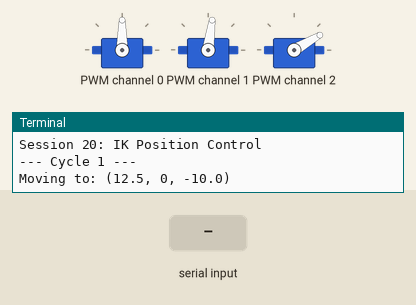
A program run on a simulated Raspberry Pi (BCM pin numbers). On the bench: 3 × servo, the last lines printed to the terminal. Inputs (shaded band) come from the test bench. Threads take turns every 2 ms; files that are not in the repository are absent; the clock reads 2024-03-15 10:24:30 at power-on unless the program sets it.

Above: at 1.2 s.
1.3 s: "type\n" received over the second serial link
2.8 s: "STATUS\n" received over the second serial link
4.8 s: "data\n" received over the second serial link
At 7.61 s:
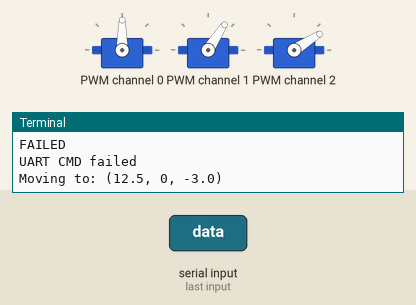
At 8.9 s:
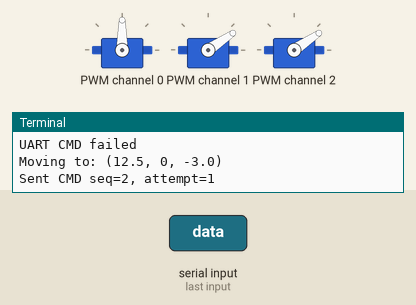
Timing chart, 0 to 10.4 s (numbered marks = the images above; inputs shaded):
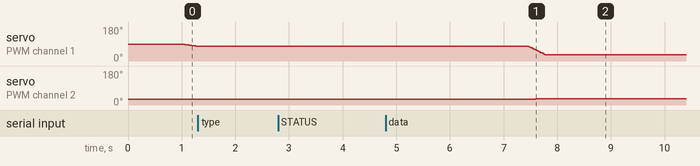

The program:

homework_3.py
```python
import time
import json
from adafruit_servokit import ServoKit
from leg_controller import LegController
from trajectory import STEP_CYCLE
from protocol import UARTProtocol

kit = ServoKit(channels=16)

prot = UARTProtocol(
    port="/dev/ttyS0",
    baudrate=115200,
    timeout=0.5
)

leg = LegController(
    kit=kit,
    hip_ch=0,
    fem_ch=1,
    tib_ch=2
)

try:
    with open("offsets.json", "r") as f:
        off = json.load(f)

    leg.HIP_OFF = off["hip"]
    leg.FEMUR_OFF = off["femur"]
    leg.TIBIA_OFF = off["tibia"]

    print("Offsets loaded:", off)

except FileNotFoundError:
    print("offsets.json not found, using default offsets")


print("Session 20: IK Position Control")

leg.go_home()
time.sleep(1)

for cycle in range(3):
    print(f"--- Cycle {cycle + 1} ---")

    for pos in STEP_CYCLE:
        print("Moving to:", pos)

        ok = leg.move_foot_to(*pos, steps=25)

        if ok:
            joints_18 = [90] * 18
            joints_18[0] = kit.servo[0].angle
            joints_18[1] = kit.servo[1].angle
            joints_18[2] = kit.servo[2].angle

        ok_uart = prot.send_cmd_with_retry(joints_18, speed=25)

        if ok_uart:
            print("UART CMD confirmed")
        else:
            print("UART CMD failed")

        time.sleep(0.15)

print("Done")
leg.go_home()
prot.close()
```

leg_controller.py
```python
import math
import time
from adafruit_servokit import ServoKit
from ik_solver import leg_ik

class LegController:
    # Leg geometry in cm
    L1 = 2.5
    L2 = 10.0
    L3 = 12.0

    # Calibration offsets
    HIP_OFF = 90
    FEMUR_OFF = 90
    TIBIA_OFF = 90

    def __init__(self, kit, hip_ch, fem_ch, tib_ch):
        self.kit = kit
        self.ch = (hip_ch, fem_ch, tib_ch)

        self.foot = (self.L1 + self.L2, 0, -self.L3)

        for ch in self.ch:
            self.kit.servo[ch].set_pulse_width_range(550, 2670)

        self.go_home()

    def move_foot_to(self, x, y, z, steps=1):
        angles = leg_ik(x, y, z)

        if angles is None:
            print(f'Unreachable: ({x},{y},{z})')
            return False

        hip, fem, tib = angles

        sh = max(0, min(180, self.HIP_OFF + hip))
        sf = max(0, min(180, self.FEMUR_OFF + fem))
        st = max(30, min(150, self.TIBIA_OFF - tib))

        if steps == 1:
            self._send(sh, sf, st)
        else:
            self._smooth(sh, sf, st, steps)

        self.foot = (x, y, z)

        return True

    def _send(self, sh, sf, st):
        for ch, ang in zip(self.ch, (sh, sf, st)):
            self.kit.servo[ch].angle = ang

    def _smooth(self, sh, sf, st, steps):
        curr = []

        for c in self.ch:
            angle = self.kit.servo[c].angle
            if angle is None:
                angle = 90
            curr.append(angle)

        tgt = [sh, sf, st]

        for s in range(1, steps + 1):
            t = s / steps
            a = [
                int(curr[k] + (tgt[k] - curr[k]) * t)
                for k in range(3)
            ]

            self._send(*a)
            time.sleep(0.012)

    def go_home(self):
        self.move_foot_to(self.L1 + self.L2, 0, -self.L3)
```

trajectory.py
```python
import time


HOME    = (12.5, 0, -8.0)
STAND   = (12.5, 0, -10.0)
LIFT    = (12.5, 0, -3.0)
EXTEND  = (18.0, 0, -10.0)
RETRACT = (7.0,  0, -10.0)

STEP_CYCLE = [
    STAND,
    LIFT,
    EXTEND,
    STAND,
    RETRACT,
    STAND
]

def straight_line(leg, start, end, steps=30, delay=0.012):
    x0, y0, z0 = start
    x1, y1, z1 = end

    for s in range(steps + 1):
        t = s / steps

        x = x0 + (x1 - x0) * t
        y = y0 + (y1 - y0) * t
        z = z0 + (z1 - z0) * t

        leg.move_foot_to(x, y, z)
        time.sleep(delay)

def waypoint_path(leg, waypoints, steps=20, delay=0.012):
    for i in range(len(waypoints) - 1):
        straight_line(
            leg,
            waypoints[i],
            waypoints[i + 1],
            steps,
            delay
        )

def one_step(leg, speed=0.012):
    for waypoint in STEP_CYCLE:
        leg.move_foot_to(*waypoint, steps=25)
        time.sleep(0.1)
```

protocol.py
```python
import json
import time
import serial
import threading


class UARTProtocol:
    def __init__(self, port="/dev/ttyS0", baudrate=115200, timeout=0.1):
        self.ser = serial.Serial(port, baudrate, timeout=timeout)
        self.seq = 0

        self.lock = threading.Lock()
        self.sensor = {}
        self.acks = {}
        self.running = True

        self.rx_thread = threading.Thread(target=self._recv_loop, daemon=True)
        self.rx_thread.start()

    def _next_seq(self):
        self.seq = (self.seq + 1) % 65536
        return self.seq

    def _validate_joints(self, joints_deg):
        if len(joints_deg) != 18:
            raise ValueError("joints_deg must contain exactly 18 values")

        for angle in joints_deg:
            if angle < 0 or angle > 180:
                raise ValueError("Each angle must be between 0 and 180")

    def build_cmd_frame(self, seq, joints_deg, speed=25):
        self._validate_joints(joints_deg)

        return {
            "type": "CMD",
            "seq": seq,
            "ts": int(time.monotonic() * 1000),
            "data": {
                "joints": joints_deg,
                "speed": speed
            }
        }

    def send_frame(self, frame):
        line = json.dumps(frame) + "\n"
        self.ser.write(line.encode("utf-8"))
        self.ser.flush()

    def _recv_loop(self):
        while self.running:
            try:
                raw = self.ser.readline().decode("utf-8", errors="ignore").strip()

                if not raw:
                    continue

                frame = json.loads(raw)
                frame_type = frame.get("type")

                if frame_type == "STATUS":
                    with self.lock:
                        self.sensor = frame.get("data", {})
                        self.sensor["seq"] = frame.get("seq")
                        self.sensor["ts"] = frame.get("ts")

                elif frame_type in ("ACK", "ERR"):
                    seq = frame.get("seq")
                    with self.lock:
                        self.acks[seq] = frame

                else:
                    print("Unknown frame:", frame)

            except json.JSONDecodeError:
                print("BAD JSON:", raw)

            except Exception as e:
                print("RX error:", e)

    def wait_for_reply(self, seq, timeout=2):
        start = time.time()

        while time.time() - start < timeout:
            with self.lock:
                if seq in self.acks:
                    return self.acks.pop(seq)

            time.sleep(0.02)

        return None

    def send_cmd_with_retry(self, joints_deg, speed=25, retries=3):
        seq = self._next_seq()
        frame = self.build_cmd_frame(seq, joints_deg, speed)

        for attempt in range(1, retries + 1):
            print(f"Sent CMD seq={seq}, attempt={attempt}")
            self.send_frame(frame)

            reply = self.wait_for_reply(seq, timeout=2)

            if reply is None:
                print("No ACK - timeout")
                continue

            if reply.get("type") == "ACK":
                print(f"Confirmed ACK seq={seq}")
                return True

            if reply.get("type") == "ERR":
                print("ESP32 error:", reply.get("data", {}).get("msg"))
                return False

        print("FAILED")
        return False

    def get_sensor_snapshot(self):
        with self.lock:
            return dict(self.sensor)

    def close(self):
        self.running = False
        time.sleep(0.2)
        self.ser.close()

    def build_alert_frame(self, seq, reason, sensor):
        return {
            "type": "ALERT",
            "seq": seq,
            "ts": int(time.monotonic() * 1000),
            "data": {
                "reason": reason,
                "temp": sensor.get("temp"),
                "dist": sensor.get("dist")
            }
        }


    def send_alert(self, reason, sensor):
        seq = self._next_seq()
        frame = self.build_alert_frame(seq, reason, sensor)

        print(f"Sending ALERT seq={seq}, reason={reason}")
        self.send_frame(frame)

        reply = self.wait_for_reply(seq, timeout=2)

        if reply and reply.get("type") == "ACK":
            print("ALERT confirmed by ESP32")
            return True

        print("ALERT failed or no ACK")
        return False
```

ik_solver.py
```python
import math

L1 = 2.5
L2 = 10.0
L3 = 12.0

def leg_ik(x, y, z):
    hip_deg = math.degrees(math.atan2(y, x))

    reach = math.sqrt(x*x + y*y) - L1
    D = math.sqrt(reach*reach + z*z)

    cos_tib = (L2*L2 + L3*L3 - D*D) / (2 * L2 * L3)

    if abs(cos_tib) > 1.0:
        return None

    tibia_deg = math.degrees(math.acos(cos_tib))

    phi1 = math.atan2(-z, reach)

    cos_phi2 = (L2*L2 + D*D - L3*L3) / (2 * L2 * D)
    cos_phi2 = max(-1.0, min(1.0, cos_phi2))

    phi2 = math.acos(cos_phi2)

    femur_deg = math.degrees(phi1 - phi2)

    return hip_deg, femur_deg, tibia_deg


def ik_to_servo(hip_deg, femur_deg, tibia_deg):
    servo_hip = 90 + hip_deg
    servo_femur = 90 + femur_deg
    servo_tibia = 90 - tibia_deg

    servo_hip = max(0, min(180, servo_hip))
    servo_femur = max(0, min(180, servo_femur))
    servo_tibia = max(30, min(150, servo_tibia))

    return servo_hip, servo_femur, servo_tibia
```
